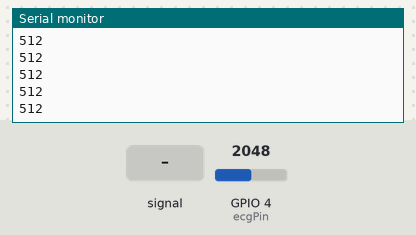
The sketch below on a simulated ESP32-S3. Shown: the last lines printed to the serial monitor. The inputs (shaded band) are chosen by the test bench; at power-on: GPIO 4 (ecgPin) = 2048 (analog values on the 0–4095 scale).

Above: at 1.2 s.
1.3 s: GPIO 4 (ecgPin) fed a 200 Hz sine of ±327 counts around its level
At 1.8 s:
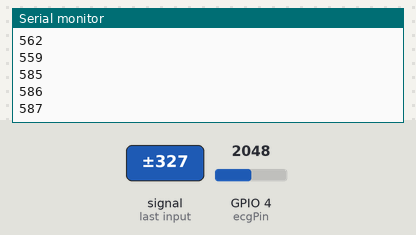
2.8 s: GPIO 4 (ecgPin) set to 2866
At 3.3 s:
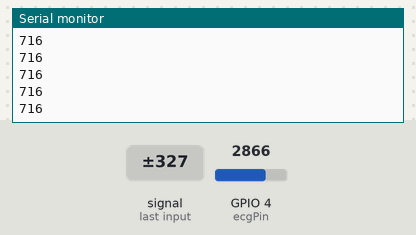
4.3 s: GPIO 4 (ecgPin) fed a 1000 Hz sine of ±1023 counts around its level
At 5.0 s:
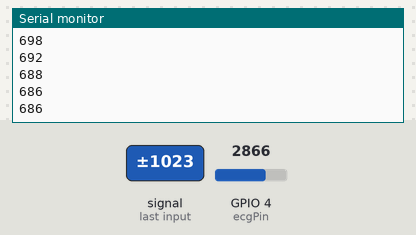
5.8 s: GPIO 4 (ecgPin) set to 3603
At 6.3 s:
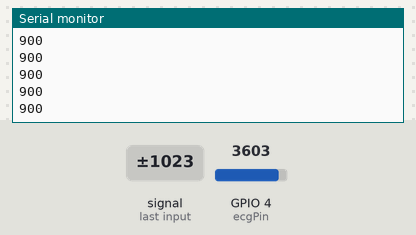
Timing chart, 0 to 8.3 s (numbered marks = the images above; inputs shaded):
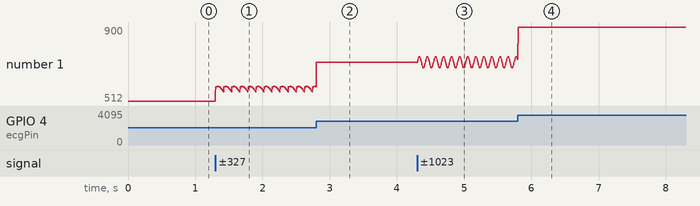

The sketch:

ecg_reader.ino
```cpp
/*
  ============================================================
  ECG Reader - DFRobot/Gravity SEN0213 (AD8232) on ESP32-S3 N16R8
  ============================================================
  Board:   Gravity Analog Heart Rate Monitor Sensor (AD8232)
           https://store.roboticsbd.com/sensors/2326-gravity-analog-heart-rate-monitor-sensor-ecg-for-arduino-robotics-bangladesh.html
  Wiring:  Signal Output -> GPIO 4 (ADC1 channel on ESP32-S3, safe
           to use alongside WiFi/BLE since ADC1 isn't shared with
           the radio like ADC2 is)
           This board variant has no LO+/LO- leads-off pins broken
           out, so we can't detect "electrodes not attached" in
           firmware - a flat/railed signal in the Python monitor
           usually means poor electrode contact.

  Streams raw ECG values over Serial at a STABLE 200 Hz sample
  rate using micros()-based timing instead of delay(). Accurate,
  jitter-free timing matters here because the Python-side
  bandpass/notch filters assume a fixed sample rate (Fs = 200 Hz).
  If sampling jitters, filter behavior degrades and peak/BPM
  detection becomes less reliable.

  Output format (one value per line):
      <raw_adc_value>

  10-bit resolution (0-1023) matches the Python script.

  NOTE: This is a hobbyist/research tool, NOT a certified medical
  device. Do not use it for diagnosis or clinical decisions.
  ============================================================
*/

const int ecgPin = 4;

const unsigned long SAMPLE_INTERVAL_US = 5000UL; // 5 ms -> 200 Hz
unsigned long nextSampleTime = 0;

// The ESP32-S3's ADC has known non-linearity and a few LSBs of noise
// even on a steady input, especially near the rails. Averaging a quick
// burst of reads per output sample smooths that out - this is plain
// hardware oversampling, done cheaply since each analogRead() takes
// roughly 100-200 microseconds (ADC conversion time), well inside our
// 5 ms budget even at 8 reads.
const int OVERSAMPLE_COUNT = 8;

void setup() {
  Serial.begin(115200);

  analogReadResolution(10);        // 0-1023 range, matches Python side
  analogSetAttenuation(ADC_11db);  // full ~0-3.3V input range, needed
                                    // since AD8232 output rides on
                                    // ~1.65V bias and can swing close
                                    // to both rails

  nextSampleTime = micros();
}

void loop() {
  unsigned long now = micros();

  if (now >= nextSampleTime) {
    long sum = 0;
    for (int i = 0; i < OVERSAMPLE_COUNT; i++) {
      sum += analogRead(ecgPin);
    }
    int ecgValue = sum / OVERSAMPLE_COUNT;
    Serial.println(ecgValue);

    nextSampleTime += SAMPLE_INTERVAL_US;

    // If we ever fall behind (e.g. Serial buffer stalls), resync
    // instead of trying to "catch up" with a burst of samples,
    // which would otherwise distort the timing the filters rely on.
    if ((long)(now - nextSampleTime) > 0) {
      nextSampleTime = now + SAMPLE_INTERVAL_US;
    }
  }
}
```

Measured:
- after the input at 1.3 s, the serial monitor: prints a new line at once (image 1)
- after the input at 2.8 s, the serial monitor: prints a new line at once (image 2)
- after the input at 4.3 s, the serial monitor: prints a new line at once (image 3)
- after the input at 5.8 s, the serial monitor: prints a new line at once (image 4)
- plotted number 1: 512 → 587 after the input at 1.3 s, 587 → 716 after the input at 2.8 s, 716 → 728 after the input at 4.3 s, 728 → 900 after the input at 5.8 s
